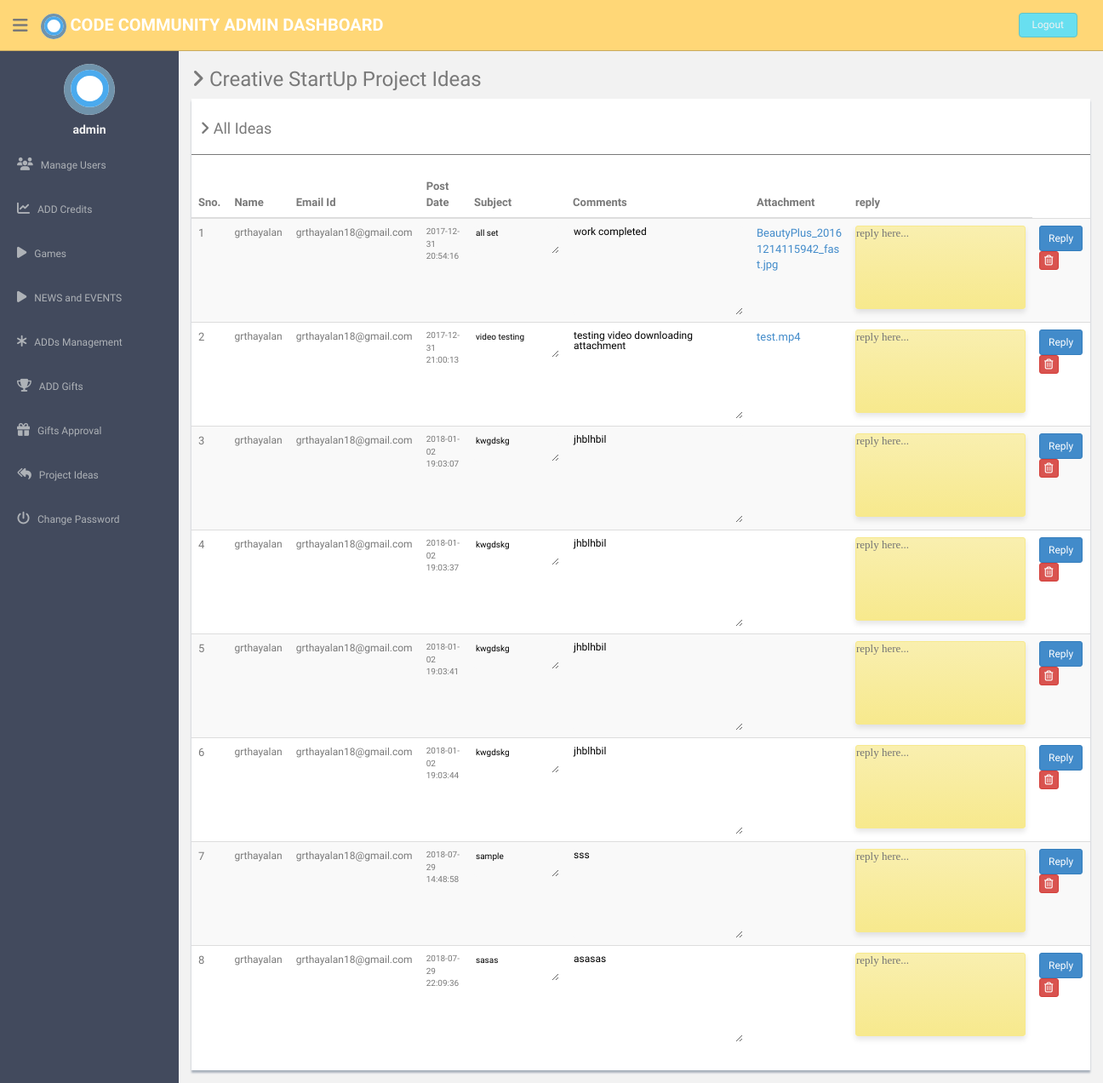
/admin/comments.php (signed in), run on an earlier commit of the app's database.
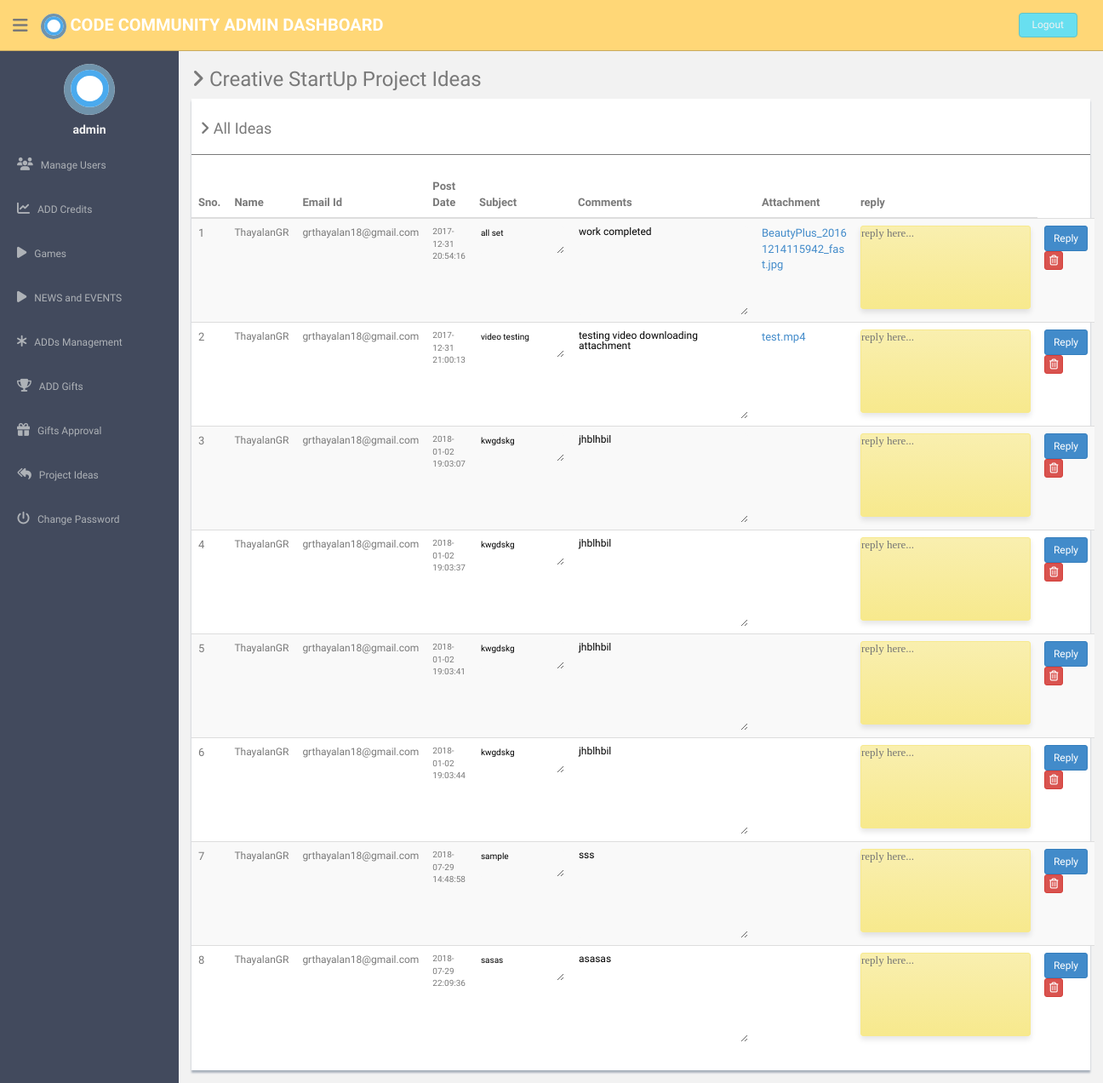
And on a later commit of the database.
### tables this page shows
CREATE TABLE `comments` (
  `comment_id` int(11) NOT NULL,
  `user_id` int(11) NOT NULL,
  `subject` varchar(255) NOT NULL,
  `content` longtext NOT NULL,
  `attachment` varchar(255) DEFAULT NULL,
  `adddate` datetime NOT NULL DEFAULT CURRENT_TIMESTAMP
);

CREATE TABLE `user` (
  `user_id` int(11) NOT NULL,
  `role_id` int(11) NOT NULL,
  `name` varchar(255) NOT NULL,
  `birthdate` date NOT NULL,
  `gender` varchar(255) NOT NULL,
  `email` varchar(255) NOT NULL,
  `mobile` varchar(12) DEFAULT NULL,
  `password` varchar(255) NOT NULL,
  `activationcode` varchar(255) NOT NULL,
  `forgetpasswordcode` varchar(255) NOT NULL,
  `batchno` varchar(255) NOT NULL,
  `upload_image` varchar(255) NOT NULL,
  `active` int(11) NOT NULL DEFAULT '0',
  `interest` varchar(255) NOT NULL,
  `exception` varchar(255) DEFAULT NULL
);

### admin/comments.php (the view, shortened to what this page needs)
<?php
include'dbconnection.php';
?>
<!DOCTYPE html>
<html lang="en">
  <head>
    <link href="assets/css/bootstrap.css" rel="stylesheet">
    <link href="assets/font-awesome/css/font-awesome.css" rel="stylesheet" />
    <link href="assets/css/style.css" rel="stylesheet">
    <link href="assets/css/style-responsive.css" rel="stylesheet">
  </head>
  <body>
<section id="container" >
  <?php include('./header.php'); ?>
  <?php include('./sidebar.php'); ?>
  <section id="main-content">
          <section class="wrapper">
          	<h3><i class="fa fa-angle-right"></i> Creative StartUp Project Ideas</h3>
            <div class="row">
                  <div class="col-md-12">
                      <div class="content-panel">
                          <table class="table table-striped table-advance table-hover">
	                  	  	  <h4><i class="fa fa-angle-right"></i> All Ideas </h4>
	                  	  	  <hr>
                              <thead>
                              <tr>
                                  <th>Sno.</th>
                                  <th class="hidden-phone">Name</th>
                                  <th> Email Id</th>
                                  <th> Post Date</th>
                                  <th> Subject</th>
                                  <th> Comments</th>
                                  <th> Attachment</th>
                                  <th> reply</th>
                              </tr>
                              </thead>
                              <tbody>
                              <?php $ret=mysqli_query($con,"SELECT * FROM comments, user WHERE comments.user_id=user.user_id");
                                $cnt=1;
                                while($row=mysqli_fetch_array($ret))
                                {
                                  ?>
                              <tr>
                              <td><?php echo $cnt;?></td>
                              <td style="font-size:12px;"><?php echo $row['name'];?></td>
                              <td style="font-size:12px;"><?php echo $row['email'];?></td>
                              <td style="font-size:10px;"><?php echo $row['adddate'];?></td>
                              <td><textarea readonly style="font-size:10px;"><?php echo $row['subject'];?></textarea></td>
                              <td><textarea id="content" readonly style="font-size:12px;"><?php echo $row['content'];?></textarea></td>
                              <td><p class="test"><a href="comments.php?file=<?php echo $row['attachment'];?>" ><?php echo $row['attachment'];?></a></p></td>
                              <form action="" method="post" id="reply" name="reply" enctype="multipart/form-data">
                              <td><input type="text" require="" name="text" id="note" placeholder="reply here..."></td>
                              <td>
                                  <a href="comments.php?uid=<?php echo $row['comment_id'];?>">
                                  <button type="submit" name="reply" class="btn btn-primary btn-sm">Reply</button></a>
                                  </form>
                                  <a href="comments.php?id=<?php echo $row['comment_id'];?>">
                                  <button class="btn btn-danger btn-xs" onClick="return confirm('Do you really want to delete');"><i class="fa fa-trash-o "></i></button></a>
                          </tr>
                              <?php $cnt=$cnt+1; }?>
                              </tbody>
                          </table>
                      </div>
                  </div>
              </div>
	        </section>
  </section>
</section>
  </body>
</html>

What changed in the data, as far as the page shows it:
changed through a linked row, comments "BeautyPlus_20161214115942_fast.jpg": user.name "grthayalan" → "ThayalanGR"
changed through a linked row, comments "test.mp4": user.name "grthayalan" → "ThayalanGR"
changed through a linked row, comments (number 3 of 8 on the later page): user.name "grthayalan" → "ThayalanGR"
changed through a linked row, comments (number 4 of 8 on the later page): user.name "grthayalan" → "ThayalanGR"
changed through a linked row, comments (number 5 of 8 on the later page): user.name "grthayalan" → "ThayalanGR"
changed through a linked row, comments (number 6 of 8 on the later page): user.name "grthayalan" → "ThayalanGR"
changed through a linked row, comments "sample": user.name "grthayalan" → "ThayalanGR"
changed through a linked row, comments "sasas": user.name "grthayalan" → "ThayalanGR"
